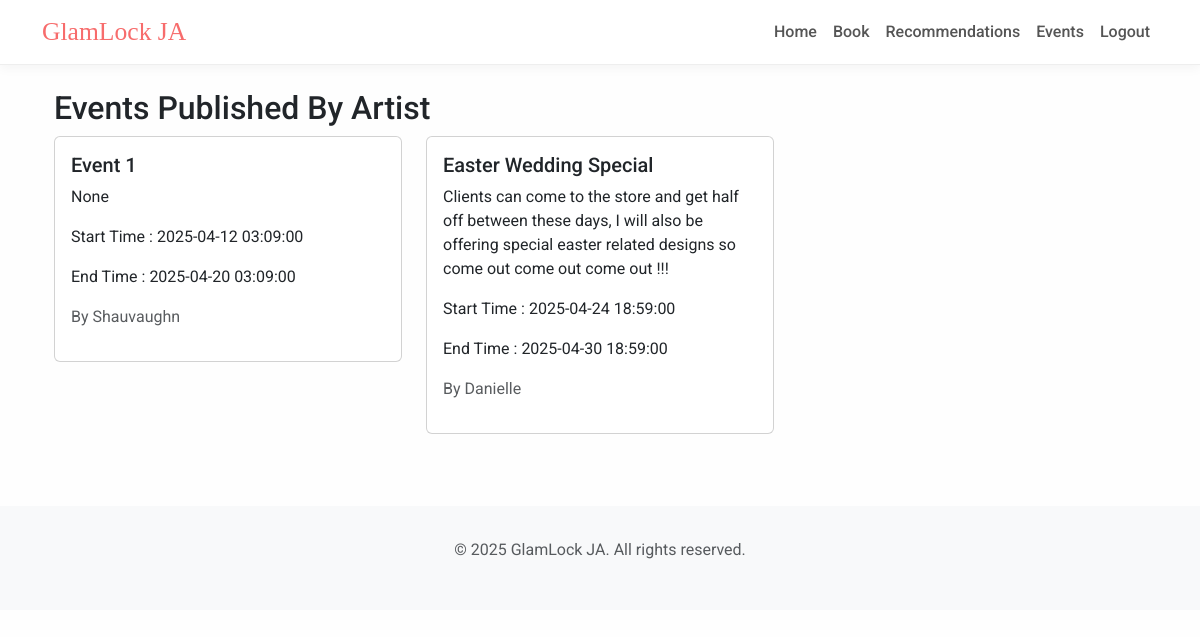
Page /events/event (signed in) on the committed database.
### models/models.py (models this page shows, shortened)
class Event(db.Model):
    __tablename__ = 'event'
    id = db.Column(db.Integer, primary_key=True)
    title = db.Column(db.String(120), nullable=False)
    description = db.Column(db.Text, nullable=True)
    start_time = db.Column(db.DateTime, nullable=False)
    end_time = db.Column(db.DateTime, nullable=False)
    location = db.Column(db.String(120))
    artist_id = db.Column(db.Integer, db.ForeignKey('artist.id'), nullable=False)
    client_id = db.Column(db.Integer, db.ForeignKey('client.id'))
    event_type = db.Column(db.String(30))

class User(UserMixin, db.Model):
    __tablename__ = 'users'
    id = db.Column(db.Integer, primary_key=True)
    first_name = db.Column(db.String(50), nullable=False)
    last_name = db.Column(db.String(50), nullable=False)
    email = db.Column(db.String(120), unique=True, nullable=False)
    password_hash = db.Column(db.String(128), nullable=False)
    user_type = db.Column(db.String(20))
    created_at = db.Column(db.DateTime, default=datetime.utcnow)
    client_profile = db.relationship('Client', back_populates='user', uselist=False, cascade='all, delete-orphan')
    artist_profile = db.relationship('Artist', back_populates='user', uselist=False, cascade='all, delete-orphan')
    client_bookings = db.relationship('Booking', back_populates='client', lazy=True)

### operation/events/routes.py (the view)
@events_bp.route('/event')
@login_required
def view_events():
    if not current_user.client_profile:
        return redirect(url_for('home'))
    client_bookings = Booking.query.filter_by(user_id=current_user.id).all()
    artist_ids = {b.artist_id for b in client_bookings}
    published_events = Event.query.filter(
        Event.artist_id.in_(artist_ids)
    ).distinct(Event.id).all()  # For PostgreSQL
    return render_template('events/client_events.html',
                         events=published_events)

### templates/events/client_events.html (shortened to what this page needs)
{% extends "base.html" %}
{% block content %}
<div class="container mt-4">
  <h2>Events Published By Artist</h2>
  <div class="row">
    {% for event in events %}
    <div class="col-md-4 mb-4">
      <div class="card">
        <div class="card-body">
          <h5 class="card-title">{{ event.title }}</h5>
          <p class="card-text">{{ event.description }}</p>
          <p class="card-text">Start Time : {{ event.start_time }}</p>
          <p class="card-text"> End Time : {{ event.end_time }}</p>
          <p class="text-muted">By {{ event.artist.user.first_name }}</p>
        </div>
      </div>
    </div>
    {% else %}
    <div class="col-12">
      <div class="alert alert-info">
        No Events Published!
      </div>
    </div>
    {% endfor %}
  </div>
</div>
{% endblock %}

### templates/base.html (style rules this page uses)
body { font-family: 'Roboto', sans-serif; background-color: #fefefe; }

### rows in the picture
Event: title "Event 1", description "None", start_time "2025-04-12 03:09:00", end_time "2025-04-20 03:09:00", artist.user.first_name "Shauvaughn"
Event: title "Easter Wedding Special", description "Clients can come to the store and get half off between these days, I will also be offering special easter related designs so come out come out come out !!!", start_time "2025-04-24 18:59:00", end_time "2025-04-30 18:59:00", artist.user.first_name "Danielle"

### other values in the picture
{{ current_year or 2025 }} "2025"
